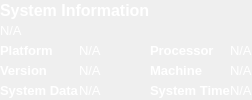
              <widget class="QWidget" name="sys_page">
               <property name="styleSheet">
                <string notr="true">color:white</string>
               </property>
               <layout class="QVBoxLayout" name="verticalLayout_6">
                <property name="spacing">
                 <number>0</number>
                </property>
                <property name="leftMargin">
                 <number>0</number>
                </property>
                <property name="topMargin">
                 <number>0</number>
                </property>
                <property name="rightMargin">
                 <number>0</number>
                </property>
                <property name="bottomMargin">
                 <number>0</number>
                </property>
                <item>
                 <layout class="QGridLayout" name="gridLayout_4">
                  <property name="spacing">
                   <number>0</number>
                  </property>
                  <item row="0" column="0" colspan="2">
                   <widget class="QLabel" name="label_56">
                    <property name="font">
                     <font>
                      <pointsize>12</pointsize>
                      <weight>75</weight>
                      <bold>true</bold>
                     </font>
                    </property>
                    <property name="text">
                     <string>System Information</string>
                    </property>
                   </widget>
                  </item>
                  <item row="2" column="0">
                   <widget class="QLabel" name="label_58">
                    <property name="font">
                     <font>
                      <pointsize>10</pointsize>
                      <weight>75</weight>
                      <bold>true</bold>
                     </font>
                    </property>
                    <property name="text">
                     <string>Platform</string>
                    </property>
                   </widget>
                  </item>
                  <item row="2" column="1">
                   <widget class="QLabel" name="label_61">
                    <property name="font">
                     <font>
                      <pointsize>10</pointsize>
                     </font>
                    </property>
                    <property name="text">
                     <string>N/A</string>
                    </property>
                   </widget>
                  </item>
                  <item row="1" column="0">
                   <widget class="QLabel" name="label_57">
                    <property name="font">
                     <font>
                      <pointsize>10</pointsize>
                     </font>
                    </property>
                    <property name="text">
                     <string>N/A</string>
                    </property>
                   </widget>
                  </item>
                  <item row="3" column="0">
                   <widget class="QLabel" name="label_59">
                    <property name="font">
                     <font>
                      <pointsize>10</pointsize>
                      <weight>75</weight>
                      <bold>true</bold>
                     </font>
                    </property>
                    <property name="text">
                     <string>Version</string>
                    </property>
                   </widget>
                  </item>
                  <item row="3" column="1">
                   <widget class="QLabel" name="label_62">
                    <property name="font">
                     <font>
                      <pointsize>10</pointsize>
                     </font>
                    </property>
                    <property name="text">
                     <string>N/A</string>
                    </property>
                   </widget>
                  </item>
                  <item row="4" column="1">
                   <widget class="QLabel" name="label_63">
                    <property name="font">
                     <font>
                      <pointsize>10</pointsize>
                     </font>
                    </property>
                    <property name="text">
                     <string>N/A</string>
                    </property>
                   </widget>
                  </item>
                  <item row="4" column="0">
                   <widget class="QLabel" name="label_60">
                    <property name="font">
                     <font>
                      <pointsize>10</pointsize>
                      <weight>75</weight>
                      <bold>true</bold>
                     </font>
                    </property>
                    <property name="text">
                     <string>System Data</string>
                    </property>
                   </widget>
                  </item>
                  <item row="2" column="2">
                   <widget class="QLabel" name="label_64">
                    <property name="font">
                     <font>
                      <pointsize>10</pointsize>
                      <weight>75</weight>
                      <bold>true</bold>
                     </font>
                    </property>
                    <property name="text">
                     <string>Processor</string>
                    </property>
                   </widget>
                  </item>
                  <item row="2" column="3">
                   <widget class="QLabel" name="label_69">
                    <property name="font">
                     <font>
                      <pointsize>10</pointsize>
                     </font>
                    </property>
                    <property name="text">
                     <string>N/A</string>
                    </property>
                   </widget>
                  </item>
                  <item row="3" column="3">
                   <widget class="QLabel" name="label_67">
                    <property name="font">
                     <font>
                      <pointsize>10</pointsize>
                     </font>
                    </property>
                    <property name="text">
                     <string>N/A</string>
                    </property>
                   </widget>
                  </item>
                  <item row="3" column="2">
                   <widget class="QLabel" name="label_65">
                    <property name="font">
                     <font>
                      <pointsize>10</pointsize>
                      <weight>75</weight>
                      <bold>true</bold>
                     </font>
                    </property>
                    <property name="text">
                     <string>Machine</string>
                    </property>
                   </widget>
                  </item>
                  <item row="4" column="3">
                   <widget class="QLabel" name="label_68">
                    <property name="font">
                     <font>
                      <pointsize>10</pointsize>
                     </font>
                    </property>
                    <property name="text">
                     <string>N/A</string>
                    </property>
                   </widget>
                  </item>
                  <item row="4" column="2">
                   <widget class="QLabel" name="label_66">
                    <property name="font">
                     <font>
                      <pointsize>10</pointsize>
                      <weight>75</weight>
                      <bold>true</bold>
                     </font>
                    </property>
                    <property name="text">
                     <string>System Time</string>
                    </property>
                   </widget>
                  </item>
                 </layout>
                </item>
               </layout>
              </widget>
